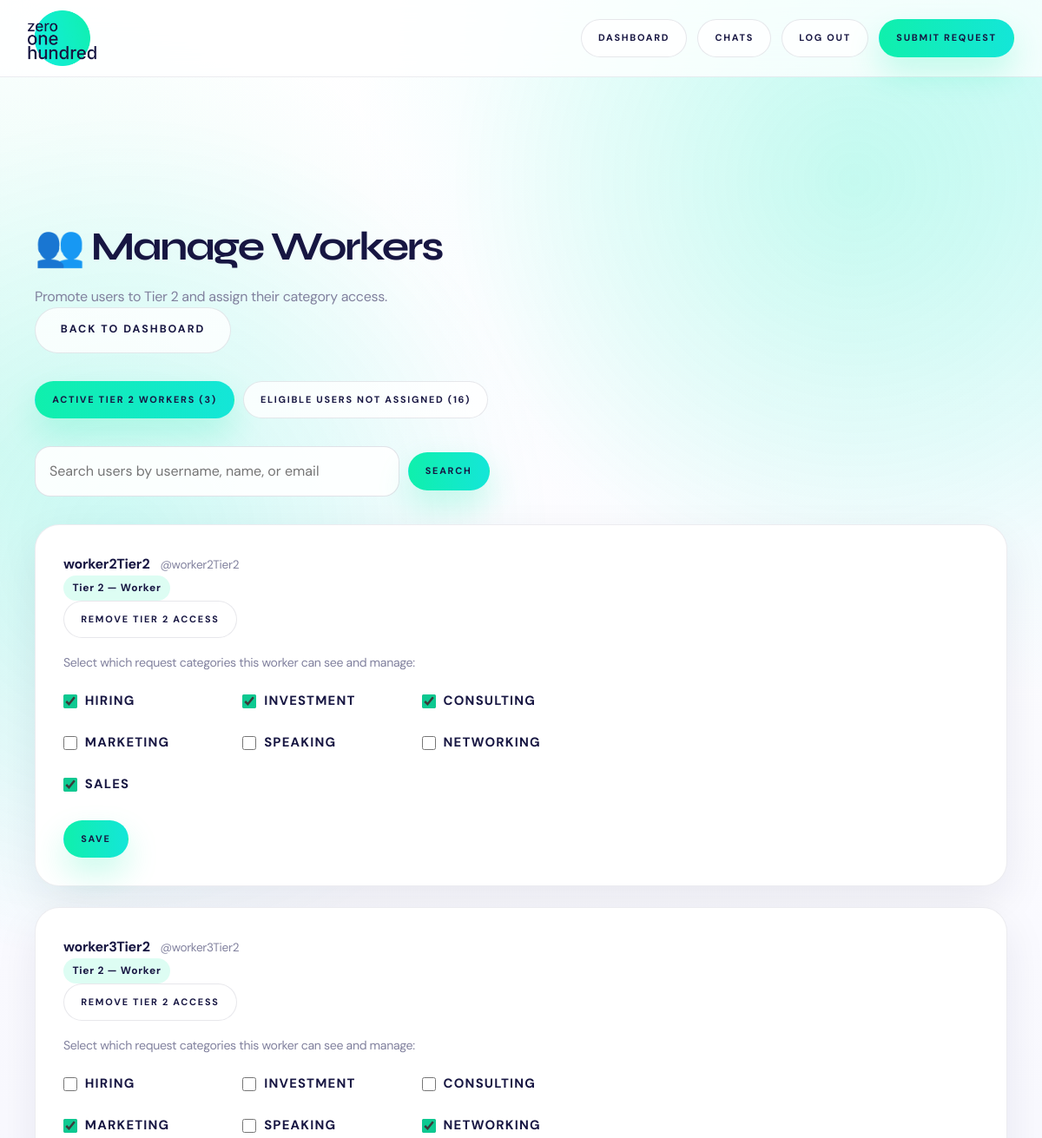
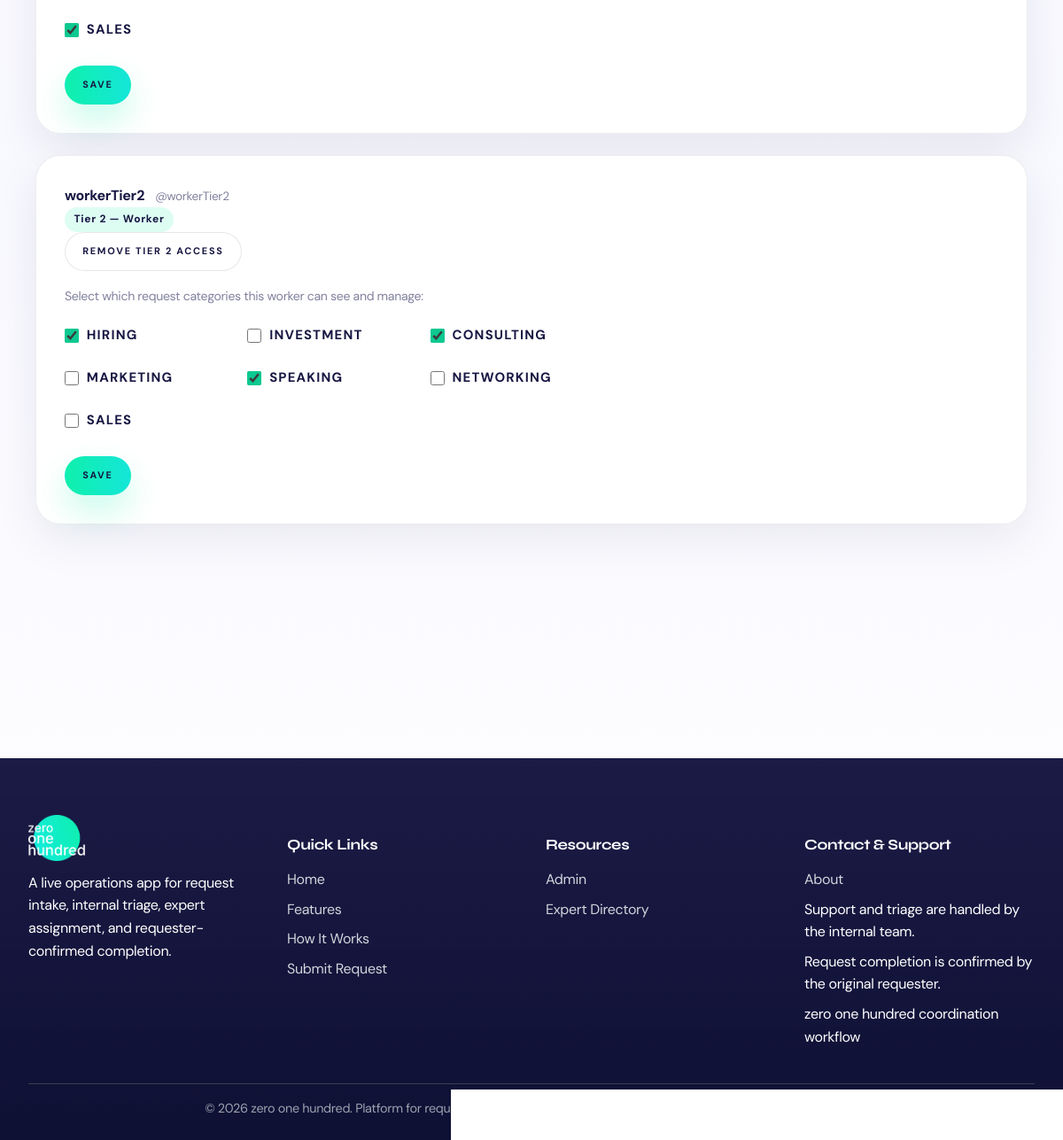
The page /workers/ (signed in) on the database its author committed (2 pictures, top to bottom).
### server/models.py (models this page shows, shortened)
class Category(models.Model):
    CATEGORY_CHOICES = [
        ('hiring', 'Hiring'),
        ('investment', 'Investment'),
        ('consulting', 'Consulting'),
        ('marketing', 'Marketing'),
        ('speaking', 'Speaking'),
        ('networking', 'Networking'),
        ('sales', 'Sales'),
        ('other', 'Other'),
    ]
    name = models.CharField(max_length=50, choices=CATEGORY_CHOICES, unique=True)
    description = models.TextField()
    icon = models.CharField(max_length=10, default='❓')
    class Meta:
        verbose_name_plural = "Categories"

### server/views.py (the view, shortened to what this page needs)
# urls.py: path('workers/', views.admin_manage_workers, name='admin_manage_workers'),
@login_required
@user_passes_test(is_tier1)
def admin_manage_workers(request):
    from django.contrib.auth.models import User as DjangoUser
    search_query = (request.GET.get('q') or '').strip()
    worker_filter = (request.GET.get('filter') or 'tier2').strip().lower()
    if worker_filter not in {'tier2', 'non_tier2'}:
        worker_filter = 'tier2'
    users_qs = DjangoUser.objects.filter(is_superuser=False)
    tier2_total = users_qs.filter(is_staff=True).count()
    non_tier2_total = users_qs.filter(is_staff=False).count()
    if worker_filter == 'tier2':
        users_qs = users_qs.filter(is_staff=True)
    else:
        users_qs = users_qs.filter(is_staff=False)
    users_qs = users_qs.order_by('-is_staff', 'username')
    all_categories = Category.objects.all()
    workers = []
    for worker in users_qs:
        profile, _ = WorkerProfile.objects.get_or_create(user=worker)
        workers.append({
            'user': worker,
            'profile': profile,
            'is_tier2': bool(worker.is_staff),
            'selected_category_ids': set(profile.categories.values_list('id', flat=True)),
        })
    return render(request, 'manage_workers.html', {
        'workers': workers,
        'all_categories': all_categories,
        'search_query': search_query,
        'worker_filter': worker_filter,
        'tier2_total': tier2_total,
        'non_tier2_total': non_tier2_total,
    })

### server/chat_utils.py (called while the page is built)
def is_company_account(user):
    return bool(user and user.is_authenticated and user.is_active and (user.is_staff or user.is_superuser))

def is_chat_muted(user, chat_type, partner=None):
    return ChatMuteSetting.objects.filter(
        user=user,
        chat_type=chat_type,
        partner=partner,
        is_muted=True,
    ).exists()

def _last_read_at(user, chat_type, partner=None):
    state = ChatReadState.objects.filter(
        user=user,
        chat_type=chat_type,
        partner=partner,
    ).first()
    if state:
        return state.last_read_at
    return None

### server/context_processors.py (called while the page is built)
def chat_nav_badge(request):
    user = getattr(request, 'user', None)
    if not user or not user.is_authenticated or not is_company_account(user):
        return {
            'chats_unread_count': 0,
            'chats_has_unread': False,
        }
    unread_count = get_unread_chat_count(user)
    return {
        'chats_unread_count': unread_count,
        'chats_has_unread': unread_count > 0,
    }

### server/views.py (called while the page is built)
def is_tier1(user):
    return bool(user and user.is_active and user.is_superuser)

### server/templates/manage_workers.html (shortened to what this page needs)
{% extends "base.html" %}
{% block content %}
<div class="container">
    <section class="section">
        <div class="d-flex justify-between align-center mb-4">
            <div>
                <h1>👥 Manage Workers</h1>
                <p class="text-muted" style="margin-top:0.25rem;">Promote users to Tier 2 and assign their category access.</p>
            </div>
            <a href="{% url 'dashboard' %}" class="btn btn-outline">Back to Dashboard</a>
        </div>
        <div class="worker-filters mb-4">
            <a
                href="{% url 'admin_manage_workers' %}?filter=tier2{% if search_query %}&q={{ search_query|urlencode }}{% endif %}"
                class="btn btn-sm {% if worker_filter == 'tier2' %}btn-primary{% else %}btn-outline{% endif %}"
            >
                Active Tier 2 Workers ({{ tier2_total }})
            </a>
            <a
                href="{% url 'admin_manage_workers' %}?filter=non_tier2{% if search_query %}&q={{ search_query|urlencode }}{% endif %}"
                class="btn btn-sm {% if worker_filter == 'non_tier2' %}btn-primary{% else %}btn-outline{% endif %}"
            >
                Eligible Users Not Assigned ({{ non_tier2_total }})
            </a>
        </div>
        <form method="get" class="worker-search mb-4">
            <input
                type="text"
                name="q"
                value="{{ search_query }}"
                class="form-control"
                placeholder="Search users by username, name, or email"
            >
            <button type="submit" class="btn btn-sm btn-primary">Search</button>
        </form>
        {% if workers %}
        <div class="workers-list">
            {% for w in workers %}
            <div class="card mb-3">
                <div class="card-header d-flex justify-between align-center">
                    <div>
                        <strong>{{ w.user.get_full_name|default:w.user.username }}</strong>
                        <span class="text-muted" style="font-size:0.85rem; margin-left:0.5rem;">@{{ w.user.username }}</span>
                    </div>
                    {% if w.is_tier2 %}
                    <span class="badge badge-primary tier-badge">Tier 2 — Worker</span>
                    {% else %}
                    <span class="badge badge-secondary tier-badge">Regular User</span>
                    {% endif %}
                </div>
                <div class="card-body">
                    <form method="post" action="{% url 'admin_set_worker_role' w.user.id %}" style="margin-bottom: 1rem;">
                        {% if w.is_tier2 %}
                        <button type="submit" class="btn btn-sm btn-outline">Remove Tier 2 Access</button>
                        {% else %}
                        <input type="hidden" name="make_tier2" value="1">
                        <button type="submit" class="btn btn-sm btn-primary">Make Tier 2 Worker</button>
                        {% endif %}
                    </form>
                    {% if w.is_tier2 %}
                    <form method="post" action="{% url 'admin_set_worker_categories' w.user.id %}">
                        <p class="text-muted mb-2" style="font-size:0.88rem;">Select which request categories this worker can see and manage:</p>
                        <div class="category-grid">
                            {% for cat in all_categories %}
                            <label class="cat-option">
                                <input
                                    type="checkbox"
                                    name="categories"
                                    value="{{ cat.id }}"
                                    {% if cat.id in w.selected_category_ids %}checked{% endif %}
                                >
                                <span>{{ cat.get_name_display }}</span>
                            </label>
                            {% endfor %}
                        </div>
                        <div style="margin-top:1rem;">
                            <button type="submit" class="btn btn-sm btn-primary">Save</button>
                        </div>
                    </form>
                    {% else %}
                    <p class="text-muted" style="font-size:0.9rem; margin:0;">Promote this user to Tier 2 first, then category settings will appear.</p>
                    {% endif %}
                </div>
            </div>
            {% endfor %}
        </div>
        {% endif %}
    </section>
</div>
{% endblock %}

### server/templates/base.html (style rules this page uses)
* { margin: 0; padding: 0; box-sizing: border-box; }
:root { --primary: hsl(162, 88%, 50%); --primary-dark: hsl(162, 88%, 42%); --primary-soft: hsl(162, 88%, 95%); --gradient: hsl(176, 84%, 49%); --secondary: #7f869f; --success: hsl(162, 88%, 42%); --warning: #f4b740; --danger: #ef4444; --dark: #171642; --gray-light: #f7f9fc; --gray: rgba(23, 22, 66, 0.12); --text: #171642; --text-light: #81819e; --white-soft: ghostwhite; --surface: rgba(255, 255, 255, 0.88); --surface-strong: #ffffff; --shadow-soft: 0 18px 50px rgba(23, 22, 66, 0.08); --shadow-card: 0 24px 70px rgba(23, 22, 66, 0.12); --radius-pill: 999px; --radius-card: 28px; }
html { scroll-behavior: smooth; min-height: 100%; }
body { font-family: 'DM Sans', sans-serif; color: var(--text); background: radial-gradient(circle at top right, rgba(17, 237, 226, 0.18), transparent 28%), radial-gradient(circle at left 20%, rgba(15, 239, 170, 0.12), transparent 24%), linear-gradient(180deg, #ffffff 0%, var(--white-soft) 58%, #ffffff 100%); min-height: 100%; line-height: 1.6; letter-spacing: -0.02em; position: relative; overflow-x: hidden; }
body::before { content: ""; position: fixed; inset: 0; background: radial-gradient(circle at 82% 8%, rgba(15, 239, 170, 0.14), transparent 18%), radial-gradient(circle at 12% 24%, rgba(17, 237, 226, 0.12), transparent 22%); pointer-events: none; z-index: -1; }
a { background-color: transparent; color: inherit; }
button, input, optgroup, select, textarea { color: inherit; font: inherit; margin: 0; }
.btn { padding: 0.95rem 1.8rem; border-radius: var(--radius-pill); text-decoration: none; font-size: 0.78rem; font-weight: 700; letter-spacing: 0.16em; text-transform: uppercase; border: 1px solid transparent; cursor: pointer; transition: all 0.3s; display: inline-flex; align-items: center; justify-content: center; gap: 0.5rem; background: linear-gradient(90deg, var(--primary) 0%, var(--gradient) 100%); color: var(--dark); box-shadow: 0 18px 36px rgba(15, 239, 170, 0.22); }
.btn-primary { background: linear-gradient(90deg, var(--primary) 0%, var(--gradient) 100%); color: var(--dark); }
.btn-outline { background: rgba(255, 255, 255, 0.8); color: var(--dark); border-color: rgba(23, 22, 66, 0.1); box-shadow: none; }
.btn-sm { padding: 0.75rem 1.2rem; font-size: 0.68rem; }
.container { max-width: 1250px; margin: 0 auto; padding: 0 2.5rem; }
main > .container { padding: 2rem 2.5rem 3rem; }
.card { background: var(--surface); backdrop-filter: blur(14px); border-radius: var(--radius-card); padding: 2rem; box-shadow: var(--shadow-soft); border: 1px solid rgba(23, 22, 66, 0.08); transition: all 0.3s; }
.card p { color: var(--text-light); line-height: 1.75; }
h1, h2, h3, h4, h5, h6 { color: var(--dark); line-height: 1.2; font-family: 'Syne', sans-serif; }
h1 { font-size: 2.9rem; margin-bottom: 1rem; letter-spacing: -0.05em; }
form { max-width: 600px; }
label { display: block; margin-bottom: 0.5rem; font-weight: 700; letter-spacing: 0.08em; text-transform: uppercase; font-size: 0.76rem; color: var(--dark); }
input[type="text"], input[type="email"], input[type="password"], input[type="number"], input[type="tel"], textarea, select { width: 100%; padding: 0.95rem 1rem; border: 1px solid rgba(23, 22, 66, 0.12); border-radius: 18px; font-size: 1rem; font-family: inherit; transition: border-color 0.3s, box-shadow 0.3s, transform 0.3s; background: rgba(255, 255, 255, 0.9); }
.badge { display: inline-block; padding: 0.42rem 0.9rem; border-radius: var(--radius-pill); font-size: 0.76rem; font-weight: 700; letter-spacing: 0.06em; white-space: nowrap; }
.badge-primary { background: rgba(15, 239, 170, 0.14); color: var(--dark); }
.mb-2 { margin-bottom: 1rem; }
.mb-3 { margin-bottom: 1.5rem; }
.mb-4 { margin-bottom: 2rem; }
.text-muted { color: var(--text-light); }
.section { padding: 5rem 0; border-bottom: 1px solid rgba(23, 22, 66, 0.08); }
.section:last-child { border-bottom: none; }

### rows shown on the page
Category: categories "☑", name "HIRING"
Category: categories "☑", name "INVESTMENT"
Category: categories "☑", name "CONSULTING"
Category: name "MARKETING", categories "☑"
Category: name "SPEAKING", categories "☑"
Category: name "NETWORKING", categories "☑"
Category: categories "☑", name "SALES"

### other values the page prints
{{ tier2_total }} "3"
{{ non_tier2_total }} "16"
{{ w.user.get_full_name|default:w.user.username }} "worker2Tier2"
{{ w.user.username }} "worker2Tier2"
{{ w.user.get_full_name|default:w.user.username }} "worker3Tier2"
{{ w.user.username }} "worker3Tier2"
{{ w.user.get_full_name|default:w.user.username }} "workerTier2"
{{ w.user.username }} "workerTier2"
